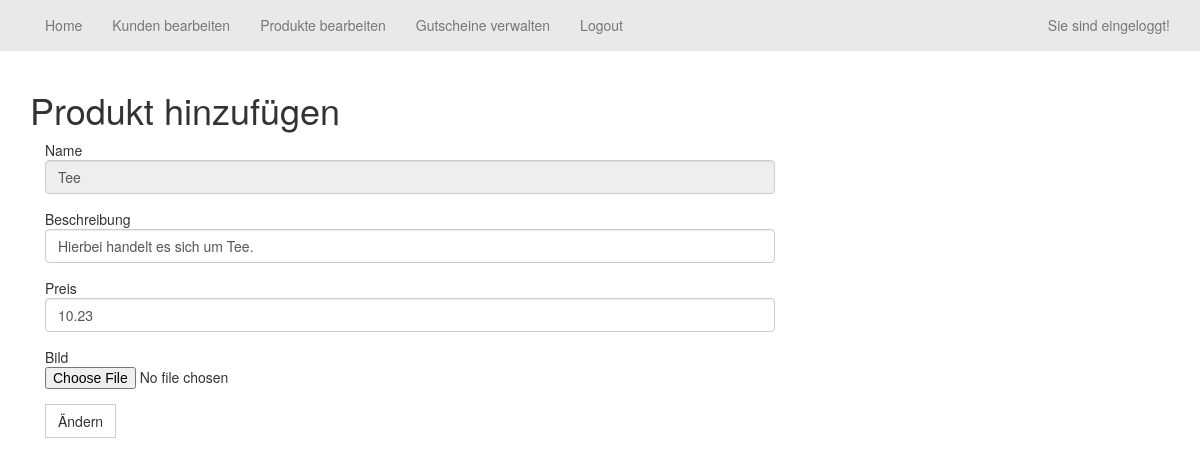
Page /index.php?page=ChangeProducts&name=Tee (signed in) on the committed database.
### tables this page shows
CREATE TABLE `products` (
  `Name` varchar(30) NOT NULL,
  `Description` text NOT NULL,
  `pathtopicture` varchar(256) NOT NULL,
  `price` decimal(10,2) NOT NULL
);

### sites/ChangeProducts.php (the view, shortened to what this page needs)
<!DOCTYPE html>
<html>
    <head>
    </head>
    <body>
        <?php
        $Name = $_GET['name'];
        if (!empty($_POST)) {
            $name = $_POST["InputName"];
            $description = $_POST["InputDescription"];
            $price = $_POST["InputPrice"];
            $dateiname = $_FILES['mypicture']['name'];
            if (!$_FILES['mypicture']['error']) {
                move_uploaded_file($_FILES['mypicture']['tmp_name'], "images/$dateiname");
            }
            $sql = "update products set Description='$description', pathtopicture='$dateiname', price='$price' where Name='$name'";
            $result = $dbconn->query($sql);
            if ($result == true) {
                header("Location: index.php?page=ListProducts");
                exit;
            }
        }
        else {
        $sql = "select * from products where Name = '$Name'";
        $result = $dbconn->query($sql);
        $row = $result->fetch_object();
        $Name = $row->Name;
        $Description = $row->Description;
        $price = $row->price;
    }
        ?>
        <div class="container">
            <h1>Produkt hinzufügen</h1>
            <form class='col-md-8' action='index.php?page=ChangeProducts' method='Post' enctype="multipart/form-data">
                <div class='form-group'>
                    Name
                    <input type='text' class='form-control' name='InputName' placeholder='Name' value="<?php echo $Name; ?>" readonly="true">
                </div>
                <div class='form-group'>
                    Beschreibung
                    <input type='text' class='form-control' name='InputDescription' placeholder='Beschreibung' value="<?php echo $Description; ?>" required="true">
                </div>
                <div class='form-group'>
                    Preis
                    <input type='text' class='form-control' name='InputPrice' placeholder='Preis' value="<?php echo $price; ?>" required="true">
                </div>
                <div class='form-group'>
                    Bild
                    <input type="file" name="mypicture" accept="image/*" required="true">
                </div>
                <button type='submit' class='btn btn-default'>Ändern</button>
            </form>
        </div>
    </body>
</html>

### css/style.css (style rules this page uses)
body { padding-top: 70px; }
.btn { border-radius: 0px; }

### rows in the picture
products: InputName "Tee", InputDescription "Hierbei handelt es sich um Tee.", InputPrice "10.23"

### other values in the picture
$zeile->home "Home"
$zeile->kunden "Kunden bearbeiten"
$zeile->produkt "Produkte bearbeiten"
$zeile->gutschein "Gutscheine verwalten"
$zeile->logout "Logout"
